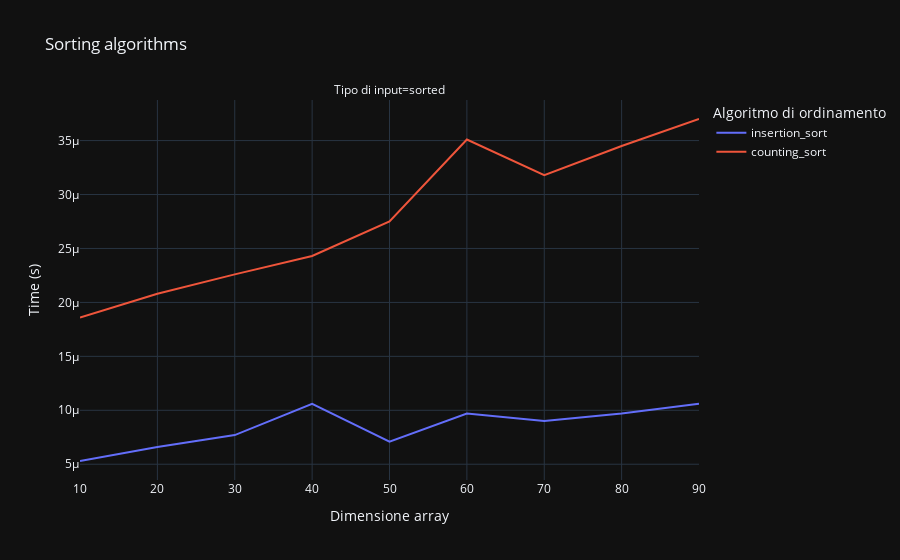

The notebook cell this image was saved under:
### Markdown cell above
Visualizziamo il caso con passo pari a 10 e range da 0 a 100. Partendo dall' algoritmo di _insertion sort_, notiamo che nel caso di un input randomico o inversamente ordinato, il tempo impiegato per ordinare l'array cresce in modo quadratico e lo fa in modo particolare nel secondo caso. Nel caso di un input ordinato, invece, il tempo impiegato per ordinare l'array è lineare, in quanto l'array è già ordinato e non è necessario eseguire alcuna operazione di ordinamento, ma solo il ciclo di "controllo" su tutti i valori. Visualizzeremo questo aspetto in maniera più chiara nel grafico successivo, dove isoleremo il caso di un input ordinato. Nel caso del _counting sort_, invece, notiamo che il tempo impiegato per ordinare l'array è lineare (visibile deselezionando la dicituara _insertion_sort_ sotto il menù _Algoritmo di ordinamento_), in quanto l'array viene ordinato in tempo _O(n+k)_ con _k=O(n)_, senza alcuna operazione di confronto tra elementi. Notiamo che in questo caso il costo computazionale del _counting sort_ è particolarmente basso, in quanto legato al range di generazione dei numeri, che è molto piccolo (da 0 a 100). Questo aspetto sarà più evidente nel caso di array di grandi dimensioni ma anche nei casi con range di generazione dei numeri più grandi.

### Code cell
figure = px.line(df.query("num_samples > 0 and input_type == 'sorted'"),
                 x="num_samples",
                 y="time",
                 color="test_type",
                 facet_col="input_type",
                 title="Sorting algorithms",
                 labels={"num_samples": "Dimensione array", "time": "Time (s)", "test_type": "Algoritmo di ordinamento", "input_type": "Tipo di input"})

figure.show()

### Figure 1 — Plotly figure (JSON) as saved in the notebook; plotly's stock layout.template omitted (floating-point values rounded to 4 significant figures)
{"data": [{"hovertemplate": "Algoritmo di ordinamento=insertion_sort<br>Tipo di input=sorted<br>Dimensione array=%{x}<br>Time (s)=%{y}<extra></extra>", "legendgroup": "insertion_sort", "line": {"color": "#636efa", "dash": "solid"}, "marker": {"symbol": "circle"}, "mode": "lines", "name": "insertion_sort", "orientation": "v", "showlegend": true, "x": [10, 20, 30, 40, 50, 60, 70, 80, 90], "xaxis": "x", "y": [5.3e-06, 6.6e-06, 7.7e-06, 1.06e-05, 7.1e-06, 9.7e-06, 9e-06, 9.7e-06, 1.06e-05], "yaxis": "y", "type": "scatter"}, {"hovertemplate": "Algoritmo di ordinamento=counting_sort<br>Tipo di input=sorted<br>Dimensione array=%{x}<br>Time (s)=%{y}<extra></extra>", "legendgroup": "counting_sort", "line": {"color": "#EF553B", "dash": "solid"}, "marker": {"symbol": "circle"}, "mode": "lines", "name": "counting_sort", "orientation": "v", "showlegend": true, "x": [10, 20, 30, 40, 50, 60, 70, 80, 90], "xaxis": "x", "y": [1.86e-05, 2.08e-05, 2.26e-05, 2.43e-05, 2.75e-05, 3.51e-05, 3.18e-05, 3.45e-05, 3.7e-05], "yaxis": "y", "type": "scatter"}], "layout": {"xaxis": {"anchor": "y", "domain": [0.0, 1.0], "title": {"text": "Dimensione array"}}, "yaxis": {"anchor": "x", "domain": [0.0, 1.0], "title": {"text": "Time (s)"}}, "annotations": [{"font": {}, "showarrow": false, "text": "Tipo di input=sorted", "x": 0.5, "xanchor": "center", "xref": "paper", "y": 1.0, "yanchor": "bottom", "yref": "paper"}], "legend": {"title": {"text": "Algoritmo di ordinamento"}, "tracegroupgap": 0}, "title": {"text": "Sorting algorithms"}}}
